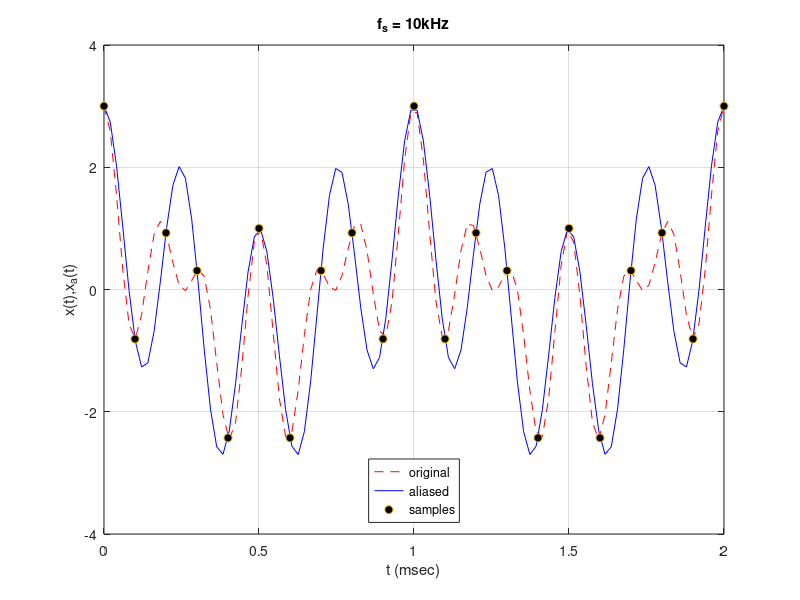

MATLAB code to generate this figure:
t = linspace(0,2);
xat = @(t) cos(2*pi*t) + 2*cos(8*pi*t);
xt = @(t) cos(2*pi*t) + cos(8*pi*t) + cos(12*pi*t);
xtt = xt(t);
xatt = xat(t);
sample = 0:0.1:2;
sampleOut = xat(sample);
figure;
plot(t,xtt,'--','color','red')
grid on
hold on
plot(t,xatt,'color','blue')
axis([0 2,-4 4])
title('f_s = 10kHz')
xlabel('t (msec)')
ylabel('x(t),x_a(t)')
hold on
plot(sample,sampleOut,'o','MarkerFaceColor','black')
legend('original','aliased','samples','location','south')
